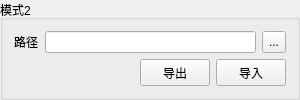
                   <widget class="QGroupBox" name="algGroupBox_2">
                    <property name="sizePolicy">
                     <sizepolicy hsizetype="Fixed" vsizetype="Fixed">
                      <horstretch>0</horstretch>
                      <verstretch>0</verstretch>
                     </sizepolicy>
                    </property>
                    <property name="minimumSize">
                     <size>
                      <width>300</width>
                      <height>0</height>
                     </size>
                    </property>
                    <property name="maximumSize">
                     <size>
                      <width>300</width>
                      <height>16777215</height>
                     </size>
                    </property>
                    <property name="title">
                     <string>模式2</string>
                    </property>
                    <layout class="QVBoxLayout" name="verticalLayout_41">
                     <item>
                      <layout class="QGridLayout" name="gridLayout_34">
                       <item row="0" column="0">
                        <widget class="QLabel" name="label_59">
                         <property name="sizePolicy">
                          <sizepolicy hsizetype="Fixed" vsizetype="Preferred">
                           <horstretch>0</horstretch>
                           <verstretch>0</verstretch>
                          </sizepolicy>
                         </property>
                         <property name="text">
                          <string>路径</string>
                         </property>
                        </widget>
                       </item>
                       <item row="0" column="1">
                        <widget class="LineEditToolTip" name="AlgArgUpdataFilePathlineEdit_2">
                         <property name="maximumSize">
                          <size>
                           <width>16777215</width>
                           <height>22</height>
                          </size>
                         </property>
                        </widget>
                       </item>
                       <item row="0" column="2">
                        <widget class="QToolButton" name="AlgArgUpdataBrowesFileBtn_2">
                         <property name="minimumSize">
                          <size>
                           <width>0</width>
                           <height>22</height>
                          </size>
                         </property>
                         <property name="text">
                          <string>...</string>
                         </property>
                        </widget>
                       </item>
                      </layout>
                     </item>
                     <item>
                      <layout class="QHBoxLayout" name="horizontalLayout_60">
                       <item>
                        <widget class="QLabel" name="AlgArgErrorLabel_2">
                         <property name="sizePolicy">
                          <sizepolicy hsizetype="Expanding" vsizetype="Preferred">
                           <horstretch>0</horstretch>
                           <verstretch>0</verstretch>
                          </sizepolicy>
                         </property>
                         <property name="text">
                          <string/>
                         </property>
                        </widget>
                       </item>
                       <item>
                        <widget class="QPushButton" name="AlgArgUpdataReadBtn_2">
                         <property name="sizePolicy">
                          <sizepolicy hsizetype="Fixed" vsizetype="Fixed">
                           <horstretch>0</horstretch>
                           <verstretch>0</verstretch>
                          </sizepolicy>
                         </property>
                         <property name="maximumSize">
                          <size>
                           <width>70</width>
                           <height>30</height>
                          </size>
                         </property>
                         <property name="text">
                          <string>导出</string>
                         </property>
                        </widget>
                       </item>
                       <item>
                        <widget class="QPushButton" name="AlgArgUpdataWriteBtn_2">
                         <property name="sizePolicy">
                          <sizepolicy hsizetype="Fixed" vsizetype="Fixed">
                           <horstretch>0</horstretch>
                           <verstretch>0</verstretch>
                          </sizepolicy>
                         </property>
                         <property name="maximumSize">
                          <size>
                           <width>70</width>
                           <height>30</height>
                          </size>
                         </property>
                         <property name="text">
                          <string>导入</string>
                         </property>
                        </widget>
                       </item>
                      </layout>
                     </item>
                    </layout>
                   </widget>
